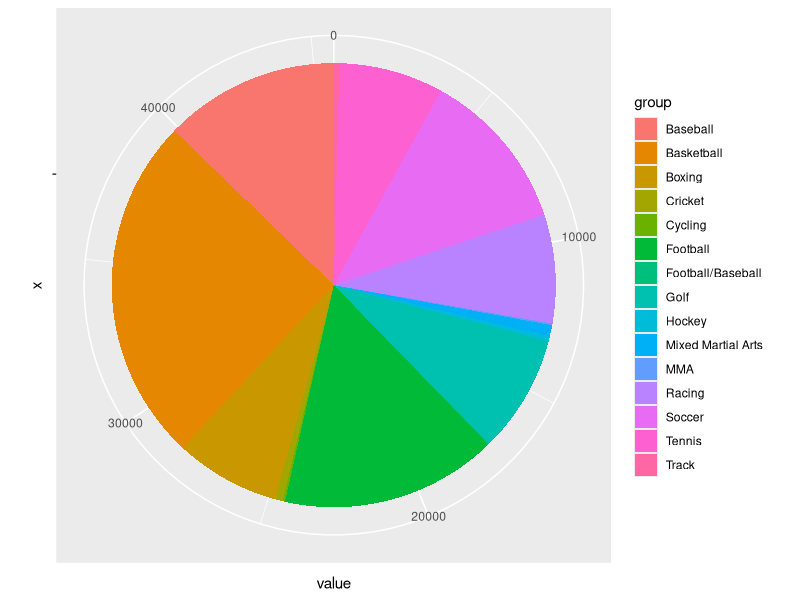
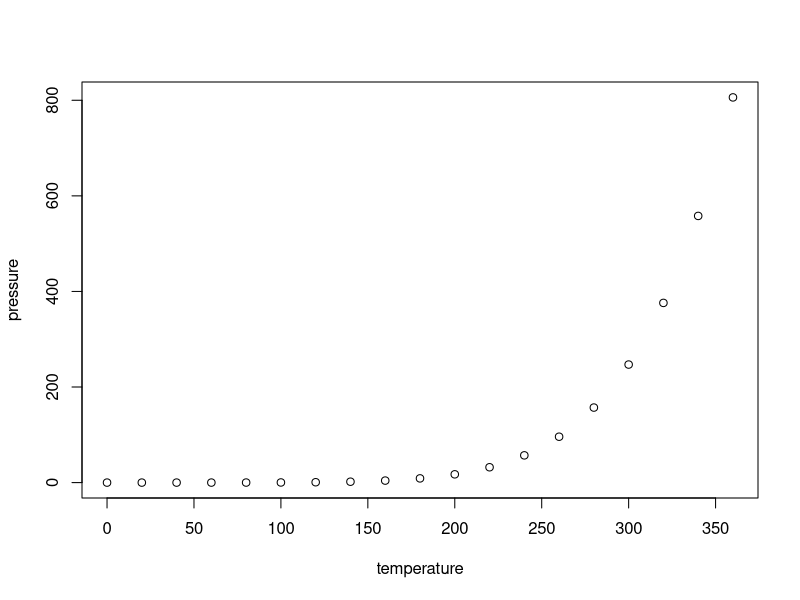

Generate these figures, in order, with R:
## ---- chunk 1
knitr::opts_chunk$set(echo = TRUE)
## ---- chunk 2
library(ggplot2)
athletes_earnings <- read.csv("./forbesathletesv2.csv",sep=",")

earnings_by_sport <- aggregate(athletes_earnings$Earnings, by=list(Sport=athletes_earnings$Sport), FUN=sum)

data <- data.frame(
  group=earnings_by_sport$Sport,
  value=earnings_by_sport$x
)

ggplot(data, aes(x="", y=value, fill=group)) +
  geom_bar(stat="identity", width=1) +
  coord_polar("y", start=0)
## ---- chunk 3
plot(pressure)
